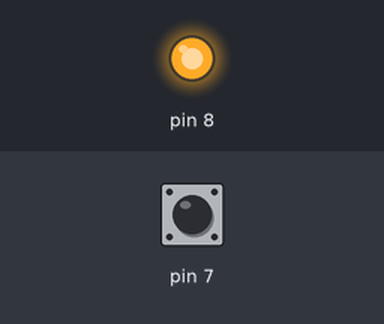
Simulated run of this sketch. Board: Arduino Uno, built with avr-gcc and run on an emulated ATmega328P. On the bench: output pins drawn as LEDs (lit = HIGH). The test bench sets the inputs (shaded band); at power-on: pin 7 HIGH.

Above: at 0.1 s.
At 1.1 s:
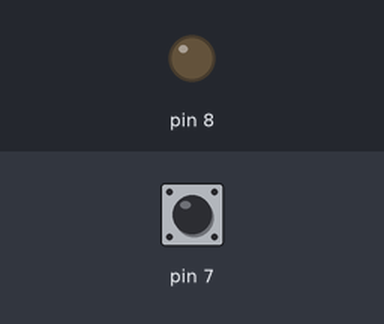
Timing chart, 0 to 2.6 s (numbered marks = the images above):
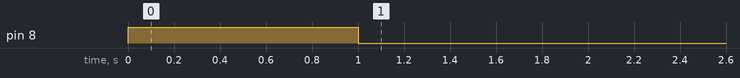

The sketch:

PushButton.ino
```cpp
int button = 0;

void setup(){
  pinMode(8, OUTPUT);
  pinMode(7, INPUT_PULLUP);

  digitalWrite(8, HIGH);
  delay(1000);
  digitalWrite(8, LOW);
}

void loop(){
  button = digitalRead(7);
  if (button == LOW){
  	digitalWrite(8, HIGH);
  }else{
    digitalWrite(8, LOW);
  }
}
```
